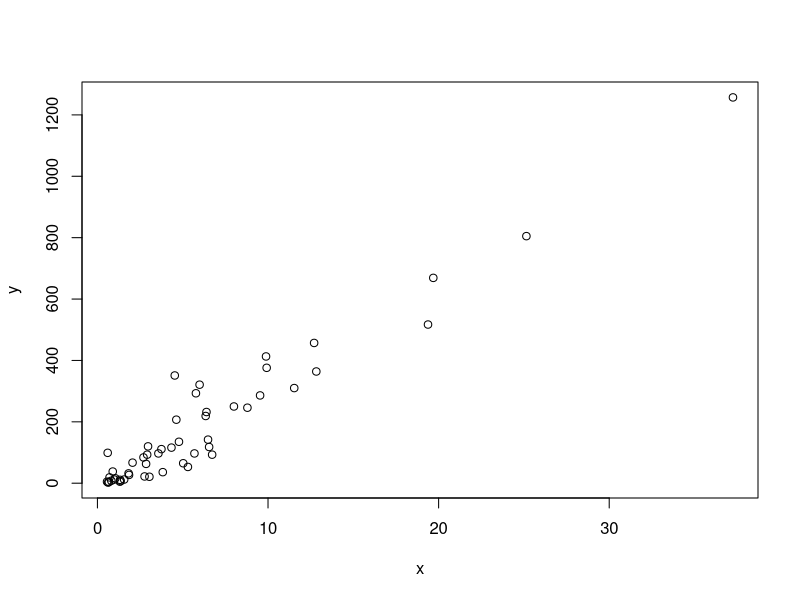
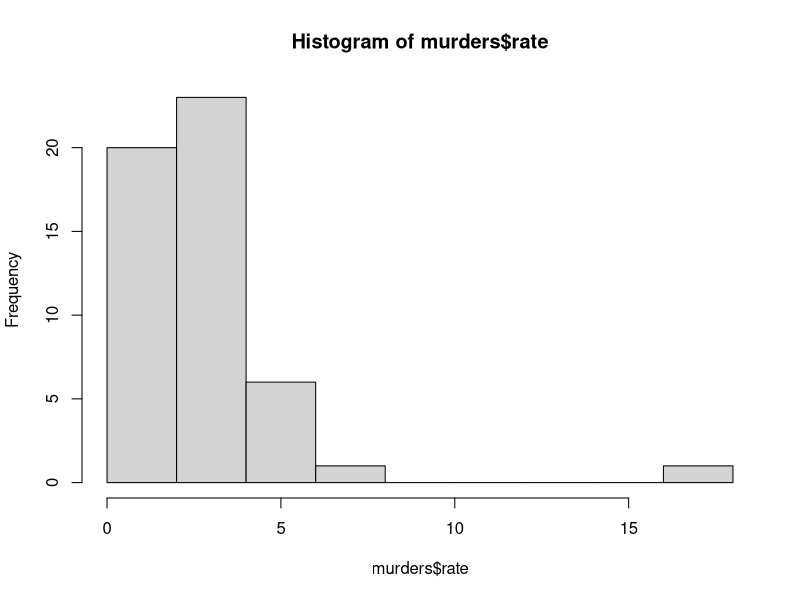
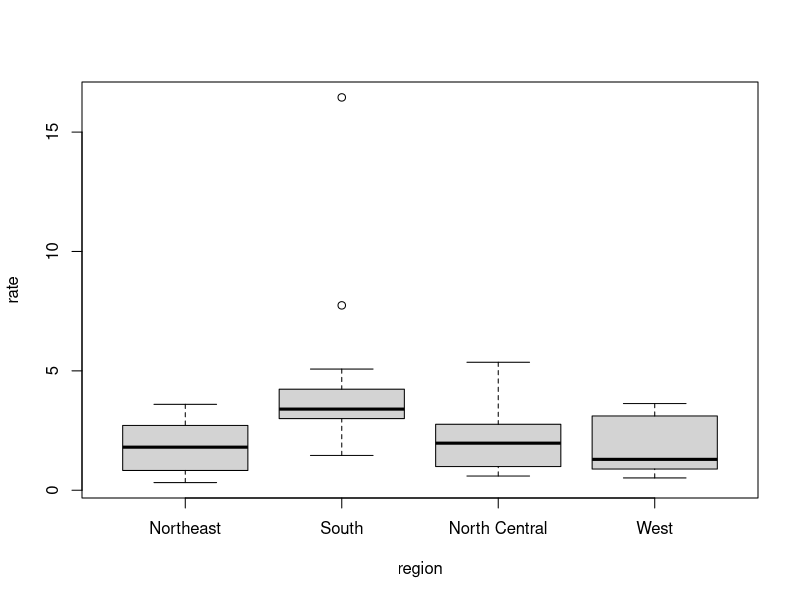

Recreate these plots in R, in order.
# Basiic Data Wrangling

# Manipulating data franes 

library(dplyr)
library(dslabs)
data("murders")

# To add a column in the existing table we use a function called Mutate
murders <- mutate(murders, rate = total/population*100000)
# here murders is object and rate is the new variable

# subsetting with a filter
filter(murders,rate <= 0.71)

# selecting columns with select 
new_table <- select(murders,state,region,rate)
new_table
# note that murders is the object table while state, region and rate are variables)

# Series of operation using pipe operator 
# using pipe operator

murders %>% select(state, region, rate) %>% filter(rate <= 0.71)
# by using pipe function the program runs the first operation and then runs it through second operation

# basic plots

x <- murders$population/10^6
y <- murders$total
plot(x,y)

# a histogram murder rates
hist(murders$rate)

# boxplots of murder rates by region
boxplot(rate~region, data = murders)
